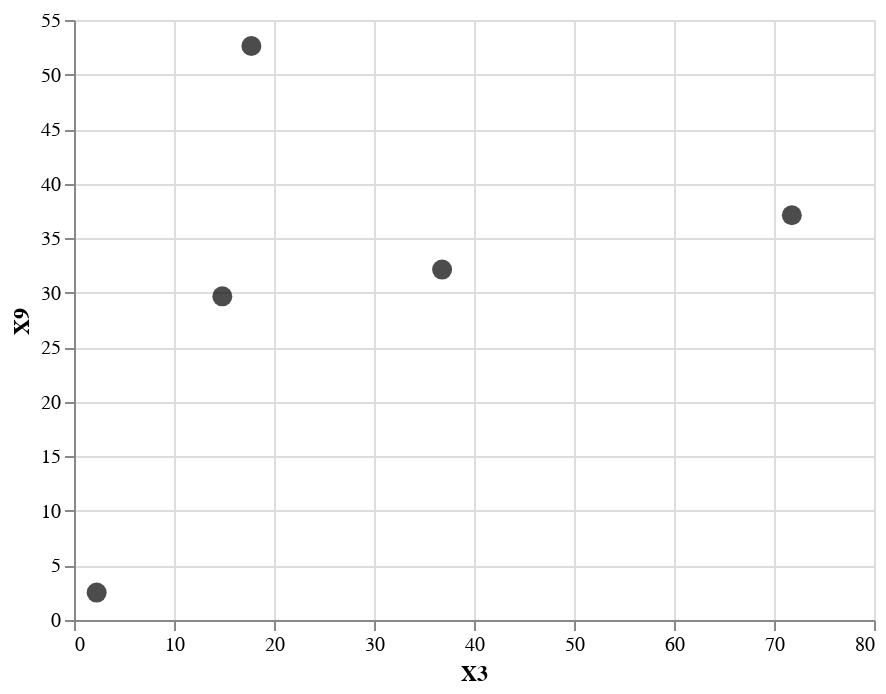

Notebook code for this chart:
### Code cell
chart2 = alt.Chart(centroids).mark_circle(size=100).encode(x='X3', y='X9', color=alt.value('black'), tooltip=['X3', 'X9']).interactive()
chart2

### Figure 1 — Vega-Lite specification as saved in the notebook (floating-point values rounded to 4 significant figures)
{"config": {"view": {"continuousWidth": 400, "continuousHeight": 300}}, "data": {"name": "data-b60e9c149803a0167f5b866d70e4fd13"}, "mark": {"type": "circle", "size": 100}, "encoding": {"color": {"value": "black"}, "tooltip": [{"type": "quantitative", "field": "X3"}, {"type": "quantitative", "field": "X9"}], "x": {"type": "quantitative", "field": "X3"}, "y": {"type": "quantitative", "field": "X9"}}, "selection": {"selector009": {"type": "interval", "bind": "scales", "encodings": ["x", "y"]}}, "$schema": "https://vega.github.io/schema/vega-lite/v4.8.1.json", "datasets": {"data-b60e9c149803a0167f5b866d70e4fd13": [{"X3": 36.81, "X9": 32.12}, {"X3": 71.78, "X9": 37.1}, {"X3": 14.83, "X9": 29.67}, {"X3": 2.268, "X9": 2.512}, {"X3": 17.74, "X9": 52.62}]}}
